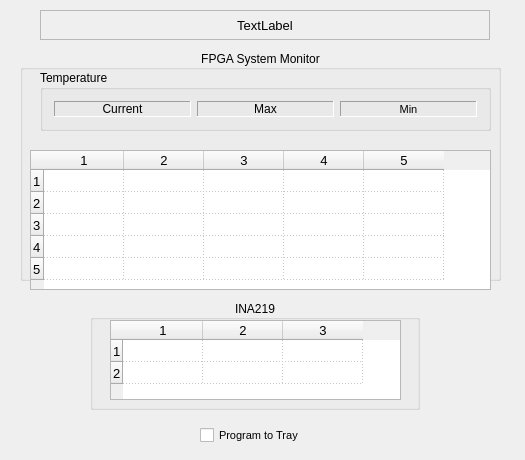
<?xml version="1.0" encoding="UTF-8"?>
<ui version="4.0">
 <class>amb_monClass</class>
 <widget class="QDialog" name="amb_monClass">
  <property name="geometry">
   <rect>
    <x>0</x>
    <y>0</y>
    <width>525</width>
    <height>460</height>
   </rect>
  </property>
  <property name="minimumSize">
   <size>
    <width>525</width>
    <height>460</height>
   </size>
  </property>
  <property name="maximumSize">
   <size>
    <width>525</width>
    <height>460</height>
   </size>
  </property>
  <property name="font">
   <font>
    <pointsize>10</pointsize>
   </font>
  </property>
  <property name="windowTitle">
   <string>AMB Sensors Monitor</string>
  </property>
  <property name="windowIcon">
   <iconset>
    <normaloff>scale_ruler.ico</normaloff>scale_ruler.ico</iconset>
  </property>
  <widget class="QGroupBox" name="groupBoxTemp">
   <property name="geometry">
    <rect>
     <x>40</x>
     <y>70</y>
     <width>451</width>
     <height>61</height>
    </rect>
   </property>
   <property name="font">
    <font>
     <family>Segoe UI</family>
     <pointsize>9</pointsize>
    </font>
   </property>
   <property name="title">
    <string>Temperature</string>
   </property>
   <layout class="QHBoxLayout" name="horizontalLayout_2">
    <item>
     <widget class="QLabel" name="labelCurTemp">
      <property name="font">
       <font>
        <pointsize>9</pointsize>
       </font>
      </property>
      <property name="frameShape">
       <enum>QFrame::Panel</enum>
      </property>
      <property name="frameShadow">
       <enum>QFrame::Sunken</enum>
      </property>
      <property name="text">
       <string>Current</string>
      </property>
      <property name="alignment">
       <set>Qt::AlignCenter</set>
      </property>
     </widget>
    </item>
    <item>
     <widget class="QLabel" name="labelMaxTemp">
      <property name="font">
       <font>
        <pointsize>9</pointsize>
       </font>
      </property>
      <property name="frameShape">
       <enum>QFrame::Panel</enum>
      </property>
      <property name="frameShadow">
       <enum>QFrame::Sunken</enum>
      </property>
      <property name="text">
       <string>Max</string>
      </property>
      <property name="alignment">
       <set>Qt::AlignCenter</set>
      </property>
     </widget>
    </item>
    <item>
     <widget class="QLabel" name="labelMinTemp">
      <property name="font">
       <font>
        <pointsize>8</pointsize>
       </font>
      </property>
      <property name="frameShape">
       <enum>QFrame::Panel</enum>
      </property>
      <property name="frameShadow">
       <enum>QFrame::Sunken</enum>
      </property>
      <property name="text">
       <string>Min</string>
      </property>
      <property name="alignment">
       <set>Qt::AlignCenter</set>
      </property>
     </widget>
    </item>
   </layout>
  </widget>
  <widget class="QLabel" name="labelBrdInfo">
   <property name="geometry">
    <rect>
     <x>40</x>
     <y>10</y>
     <width>450</width>
     <height>30</height>
    </rect>
   </property>
   <property name="frameShape">
    <enum>QFrame::StyledPanel</enum>
   </property>
   <property name="frameShadow">
    <enum>QFrame::Sunken</enum>
   </property>
   <property name="text">
    <string>TextLabel</string>
   </property>
   <property name="alignment">
    <set>Qt::AlignCenter</set>
   </property>
  </widget>
  <widget class="QTableWidget" name="volt_table">
   <property name="geometry">
    <rect>
     <x>30</x>
     <y>150</y>
     <width>461</width>
     <height>140</height>
    </rect>
   </property>
   <property name="editTriggers">
    <set>QAbstractItemView::NoEditTriggers</set>
   </property>
   <property name="tabKeyNavigation">
    <bool>false</bool>
   </property>
   <property name="showDropIndicator" stdset="0">
    <bool>false</bool>
   </property>
   <property name="dragDropOverwriteMode">
    <bool>false</bool>
   </property>
   <property name="selectionMode">
    <enum>QAbstractItemView::NoSelection</enum>
   </property>
   <property name="gridStyle">
    <enum>Qt::DotLine</enum>
   </property>
   <property name="rowCount">
    <number>5</number>
   </property>
   <property name="columnCount">
    <number>5</number>
   </property>
   <attribute name="horizontalHeaderDefaultSectionSize">
    <number>80</number>
   </attribute>
   <attribute name="verticalHeaderDefaultSectionSize">
    <number>22</number>
   </attribute>
   <row/>
   <row/>
   <row/>
   <row/>
   <row/>
   <column/>
   <column/>
   <column/>
   <column/>
   <column/>
  </widget>
  <widget class="QTableWidget" name="pow_table">
   <property name="geometry">
    <rect>
     <x>110</x>
     <y>320</y>
     <width>291</width>
     <height>80</height>
    </rect>
   </property>
   <property name="editTriggers">
    <set>QAbstractItemView::NoEditTriggers</set>
   </property>
   <property name="tabKeyNavigation">
    <bool>false</bool>
   </property>
   <property name="showDropIndicator" stdset="0">
    <bool>false</bool>
   </property>
   <property name="dragDropOverwriteMode">
    <bool>false</bool>
   </property>
   <property name="selectionMode">
    <enum>QAbstractItemView::NoSelection</enum>
   </property>
   <property name="gridStyle">
    <enum>Qt::DotLine</enum>
   </property>
   <property name="rowCount">
    <number>2</number>
   </property>
   <property name="columnCount">
    <number>3</number>
   </property>
   <attribute name="horizontalHeaderDefaultSectionSize">
    <number>80</number>
   </attribute>
   <attribute name="verticalHeaderDefaultSectionSize">
    <number>22</number>
   </attribute>
   <row/>
   <row/>
   <column/>
   <column/>
   <column/>
  </widget>
  <widget class="QGroupBox" name="groupBoxSysMon">
   <property name="geometry">
    <rect>
     <x>20</x>
     <y>50</y>
     <width>481</width>
     <height>231</height>
    </rect>
   </property>
   <property name="font">
    <font>
     <family>Segoe UI</family>
     <pointsize>9</pointsize>
    </font>
   </property>
   <property name="autoFillBackground">
    <bool>true</bool>
   </property>
   <property name="title">
    <string>FPGA System Monitor</string>
   </property>
   <property name="alignment">
    <set>Qt::AlignCenter</set>
   </property>
   <property name="flat">
    <bool>false</bool>
   </property>
   <layout class="QHBoxLayout" name="horizontalLayout_3"/>
  </widget>
  <widget class="QGroupBox" name="groupBoxIna219">
   <property name="geometry">
    <rect>
     <x>90</x>
     <y>300</y>
     <width>330</width>
     <height>110</height>
    </rect>
   </property>
   <property name="font">
    <font>
     <family>Segoe UI</family>
     <pointsize>9</pointsize>
    </font>
   </property>
   <property name="title">
    <string>INA219</string>
   </property>
   <property name="alignment">
    <set>Qt::AlignCenter</set>
   </property>
   <layout class="QHBoxLayout" name="horizontalLayout_4"/>
  </widget>
  <widget class="QCheckBox" name="trayCheckBox">
   <property name="geometry">
    <rect>
     <x>200</x>
     <y>420</y>
     <width>111</width>
     <height>30</height>
    </rect>
   </property>
   <property name="font">
    <font>
     <pointsize>8</pointsize>
    </font>
   </property>
   <property name="text">
    <string>Program to Tray</string>
   </property>
  </widget>
  <zorder>groupBoxIna219</zorder>
  <zorder>groupBoxSysMon</zorder>
  <zorder>groupBoxTemp</zorder>
  <zorder>labelBrdInfo</zorder>
  <zorder>volt_table</zorder>
  <zorder>pow_table</zorder>
  <zorder>trayCheckBox</zorder>
 </widget>
 <layoutdefault spacing="6" margin="11"/>
 <resources/>
 <connections/>
</ui>
